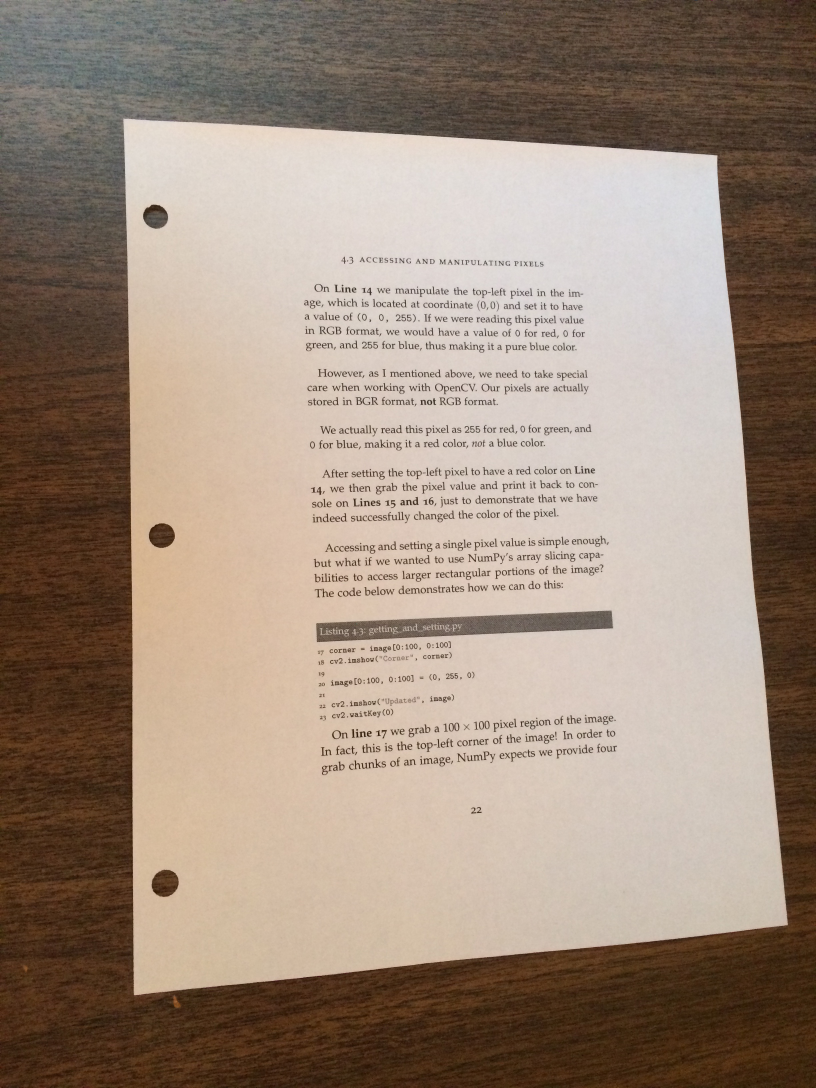
#> input picture tesseract/python/document-scanner/images/page.jpg, 2448 x 3264 px (shown at 1/3 size)
$ python scan.py --image images/page.jpg   (older library calls are emulated)
#> lines starting #> are read from the running program, lines starting #| are printed output that depends on the picture; after the words box and inside, x2 and y2 are one past the last pixel; in counts of white or black regions, pixels touching at a corner belong together
### tesseract/python/document-scanner/pyimagesearch/transform.py
# import the necessary packages
import numpy as np
import cv2

def order_points(pts):
	# initialzie a list of coordinates that will be ordered
	# such that the first entry in the list is the top-left,
	# the second entry is the top-right, the third is the
	# bottom-right, and the fourth is the bottom-left
	rect = np.zeros((4, 2), dtype = "float32")

	# the top-left point will have the smallest sum, whereas
	# the bottom-right point will have the largest sum
	s = pts.sum(axis = 1)
	rect[0] = pts[np.argmin(s)]
	rect[2] = pts[np.argmax(s)]

	# now, compute the difference between the points, the
	# top-right point will have the smallest difference,
	# whereas the bottom-left will have the largest difference
	diff = np.diff(pts, axis = 1)
	rect[1] = pts[np.argmin(diff)]
	rect[3] = pts[np.argmax(diff)]

	# return the ordered coordinates
	return rect

def four_point_transform(image, pts):
	# obtain a consistent order of the points and unpack them
	# individually
	rect = order_points(pts)
	(tl, tr, br, bl) = rect

	# compute the width of the new image, which will be the
	# maximum distance between bottom-right and bottom-left
	# x-coordiates or the top-right and top-left x-coordinates
	widthA = np.sqrt(((br[0] - bl[0]) ** 2) + ((br[1] - bl[1]) ** 2))
	widthB = np.sqrt(((tr[0] - tl[0]) ** 2) + ((tr[1] - tl[1]) ** 2))
	maxWidth = max(int(widthA), int(widthB))

	# compute the height of the new image, which will be the
	# maximum distance between the top-right and bottom-right
	# y-coordinates or the top-left and bottom-left y-coordinates
	heightA = np.sqrt(((tr[0] - br[0]) ** 2) + ((tr[1] - br[1]) ** 2))
	heightB = np.sqrt(((tl[0] - bl[0]) ** 2) + ((tl[1] - bl[1]) ** 2))
	maxHeight = max(int(heightA), int(heightB))

	# now that we have the dimensions of the new image, construct
	# the set of destination points to obtain a "birds eye view",
	# (i.e. top-down view) of the image, again specifying points
	# in the top-left, top-right, bottom-right, and bottom-left
	# order
	dst = np.array([
		[0, 0],
		[maxWidth - 1, 0],
		[maxWidth - 1, maxHeight - 1],
		[0, maxHeight - 1]], dtype = "float32")

	# compute the perspective transform matrix and then apply it
	M = cv2.getPerspectiveTransform(rect, dst)
	warped = cv2.warpPerspective(image, M, (maxWidth, maxHeight))

	# return the warped image
	return warped

### tesseract/python/document-scanner/scan.py
# USAGE
# python scan.py --image images/page.jpg

# import the necessary packages
from pyimagesearch.transform import four_point_transform
from pyimagesearch import imutils
from skimage.filters import threshold_local
import imutils
# import numpy as np
import argparse
import cv2

# construct the argument parser and parse the arguments
ap = argparse.ArgumentParser()
ap.add_argument("-i", "--image", required = True,
	help = "Path to the image to be scanned")
args = vars(ap.parse_args())

# load the image and compute the ratio of the old height
# to the new height, clone it, and resize it
image = cv2.imread(args["image"])
#> image is the input picture: shape (3264, 2448, 3); mean B, G, R 123.7, 138.6, 156.7
ratio = image.shape[0] / 500.0
#> ratio = 6.53
orig = image.copy()
image = imutils.resize(image, height = 500)
#> image: shape (500, 375, 3)

# convert the image to grayscale, blur it, and find edges
# in the image
gray = cv2.cvtColor(image, cv2.COLOR_BGR2GRAY)
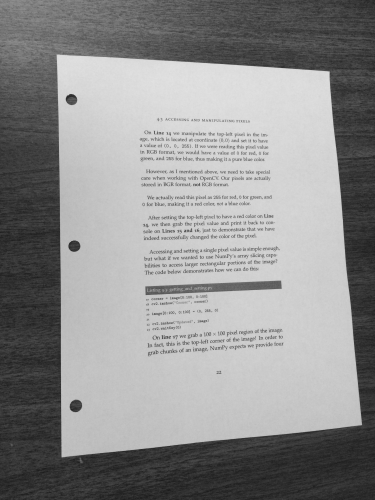
#> gray: shape (500, 375); min 28, max 225, mean 142.4
gray = cv2.GaussianBlur(gray, (5, 5), 0)
edged = cv2.Canny(gray, 75, 200)
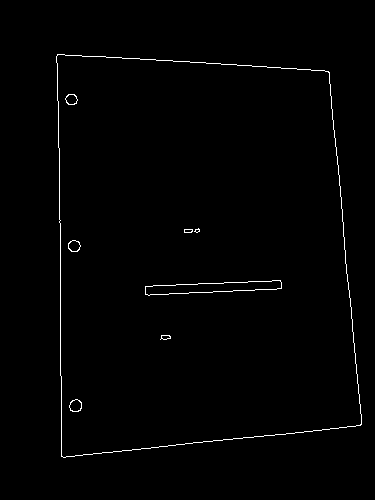
#> edged: shape (500, 375); 0.96% white in thin lines or dots, all inside (x1, y1, x2, y2) = (56, 54, 362, 458)

# show the original image and the edge detected image
# print "STEP 1: Edge Detection"
cv2.imshow("1. Image", image)
cv2.imshow("2. Edged", edged)

# find the contours in the edged image, keeping only the
# largest ones, and initialize the screen contour
(_ ,cnts, _) = cv2.findContours(edged.copy(), cv2.RETR_LIST, cv2.CHAIN_APPROX_SIMPLE)
#> cnts = 16 contours, 2 with area under 20; largest, box (x1, y1, x2, y2) and area: (56, 54, 362, 458) 108281, (56, 54, 362, 458) 108277, (145, 280, 282, 296) 1154, (145, 280, 282, 296) 1152, (69, 399, 82, 412) 118
cnts = sorted(cnts, key = cv2.contourArea, reverse = True)[:5]
#> cnts = 5 contours; box (x1, y1, x2, y2) and area: (56, 54, 362, 458) 108281, (56, 54, 362, 458) 108277, (145, 280, 282, 296) 1154, (145, 280, 282, 296) 1152, (69, 399, 82, 412) 118

# loop over the contours
for c in cnts:
	# approximate the contour
	peri = cv2.arcLength(c, True)
	approx = cv2.approxPolyDP(c, 0.08 * peri, True)

	# if our approximated contour has four points, then we
	# can assume that we have found our screen
	if len(approx) == 4:
		screenCnt = approx
		break
#> this loop made 1 pass
#> (peri, screenCnt) on pass 1: (1364.1, [[57, 54], [61, 456], [360, 425], [329, 72]])

# show the contour (outline) of the piece of paper
cv2.drawContours(image, [screenCnt], -1, (0, 255, 0), 2)
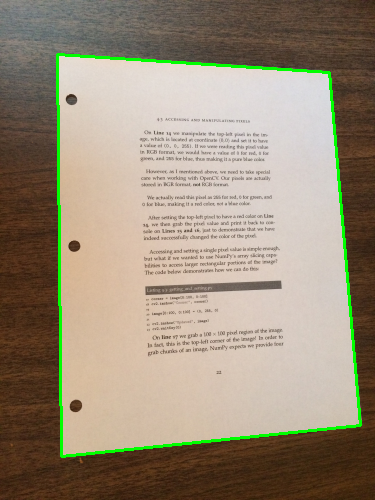
#> image: shape (500, 375, 3); mean B, G, R 121, 141.1, 153.3
cv2.imshow("3. Outline", image)

# apply the four point transform to obtain a top-down
# view of the original image
warped = four_point_transform(orig, screenCnt.reshape(4, 2) * ratio)
#> in order_points, `s = pts.sum(axis = 1)`: s = [724.6, 3375, 5124.5, 2617.7]
#> in order_points, `diff = np.diff(pts, axis = 1)`: diff = [-19.58, 2578.6, 424.3, -1677.7]
#> in four_point_transform, `rect = order_points(pts)`: rect = [[372.1, 352.5], [2147.7, 470], [2350.1, 2774.4], [398.2, 2976.8]]
#> in four_point_transform, `(tl, tr, br, bl) = rect`: tl = [372.1, 352.5]; tr = [2147.7, 470]; br = [2350.1, 2774.4]; bl = [398.2, 2976.8]
#> in four_point_transform, `widthA = np.sqrt(((br[0] - bl[0]) ** 2) + ((br[1] - bl[1]) ** 2))`: widthA = 1962.3
#> in four_point_transform, `widthB = np.sqrt(((tr[0] - tl[0]) ** 2) + ((tr[1] - tl[1]) ** 2))`: widthB = 1779.5
#> in four_point_transform, `maxWidth = max(int(widthA), int(widthB))`: maxWidth = 1962
#> in four_point_transform, `heightA = np.sqrt(((tr[0] - br[0]) ** 2) + ((tr[1] - br[1]) ** 2))`: heightA = 2313.3
#> in four_point_transform, `heightB = np.sqrt(((tl[0] - bl[0]) ** 2) + ((tl[1] - bl[1]) ** 2))`: heightB = 2624.4
#> in four_point_transform, `maxHeight = max(int(heightA), int(heightB))`: maxHeight = 2624
#> in four_point_transform, `dst = np.array([ [0, 0], [maxWidth - 1, 0], [maxWidth - 1, maxHeight -..`: dst = [[0, 0], [1961, 0], [1961, 2623], [0, 2623]]
#> in four_point_transform, `M = cv2.getPerspectiveTransform(rect, dst)`: M = [[0.969, -0.00964, -357.2], [-0.0732, 1.11, -362.5], [-6.7e-05, 4.44e-05, 1]]
#> in four_point_transform, `warped = cv2.warpPerspective(image, M, (maxWidth, maxHeight))`:
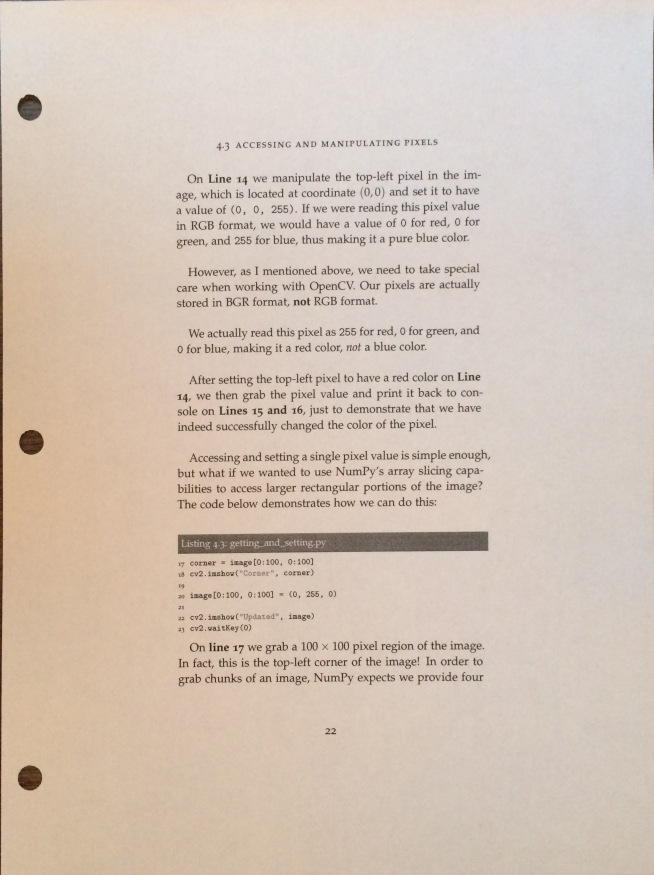
#> warped: shape (2624, 1962, 3) (shown at 1/3 size); mean B, G, R 183.8, 196.5, 211.6

# [12 lines of commented-out code are left out]

warped_gray = cv2.cvtColor(warped, cv2.COLOR_BGR2GRAY)
block_size = 35
warped = threshold_local(warped_gray, block_size, offset=10)
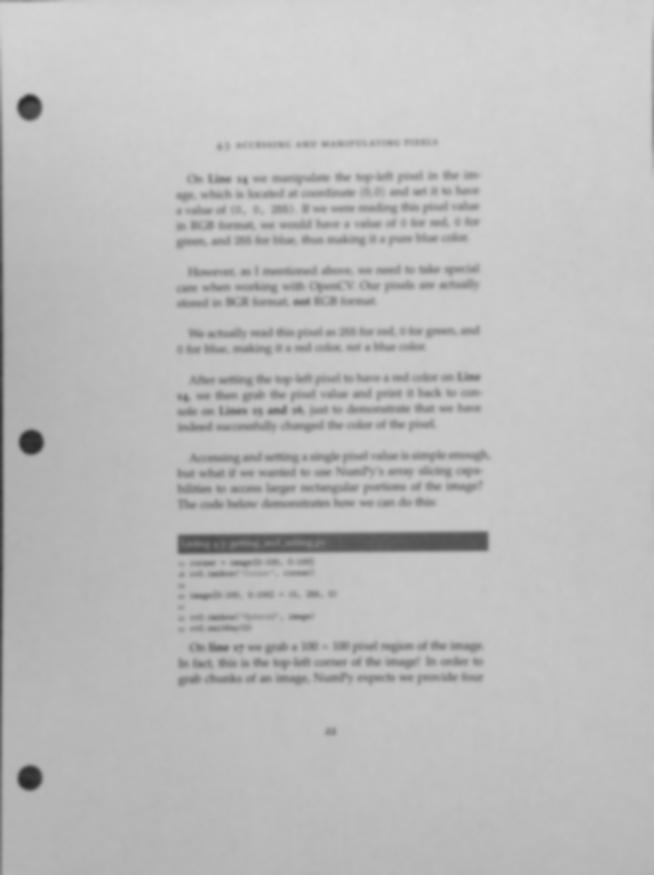
#> warped: shape (2624, 1962) float64 (shown at 1/3 size); min 39.22, max 214.1, mean 189.6
warped_adaptive = (warped_gray > warped).astype("uint8")*255
#> warped_adaptive: shape (2624, 1962); 96% white; 1567 black regions (449 under 20 px), largest, box (x1, y1, x2, y2) and area: (533, 1595, 1465, 1662) 16233, (0, 76, 9, 2624) 14846, (53, 283, 126, 362) 2024


cv2.imshow("Original", imutils.resize(orig, height=650))
cv2.imshow("Scanned", imutils.resize(warped_adaptive, height=650))
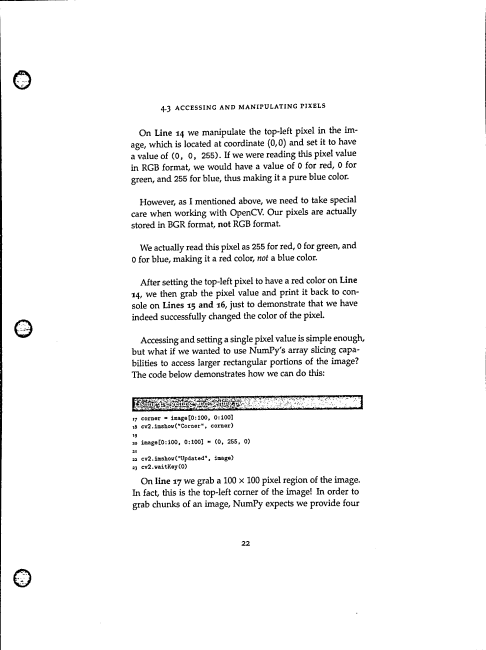
#> window 'Scanned': shape (650, 486); min 0, max 255, mean 244.9
# cv2.imwrite("final.png", warped_adaptive)


# Rotate because it's always facing right, but keep corners
rotated = imutils.rotate_bound(warped_adaptive, -90)
#> rotated: shape (1962, 2624); 96% white; 1550 black regions (434 under 20 px), largest, box (x1, y1, x2, y2) and area: (1595, 498, 1662, 1430) 16233, (150, 1954, 2624, 1962) 12369, (0, 0, 2624, 4) 3880
rotated = imutils.resize(rotated, height=650)
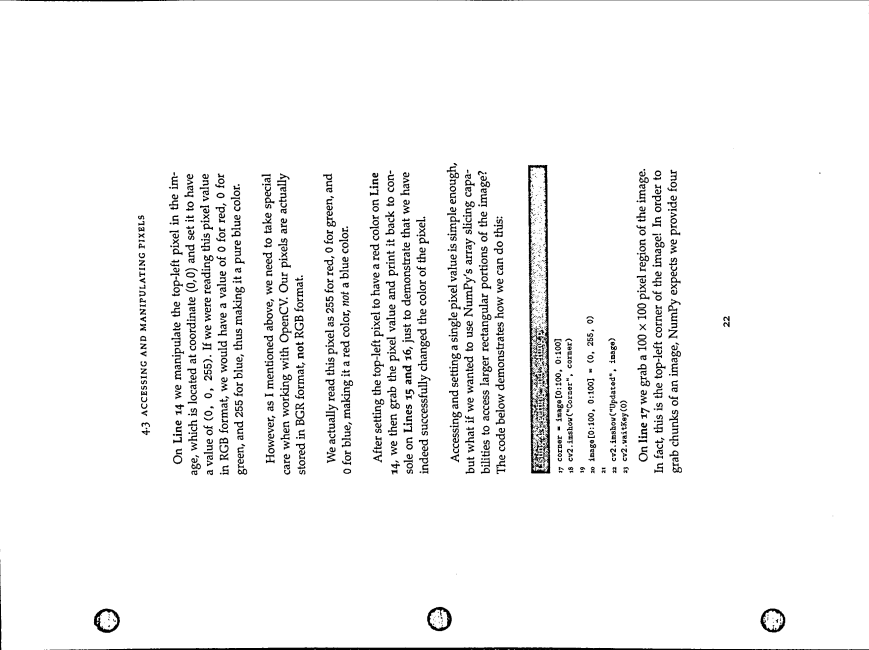
#> rotated: shape (650, 869); min 0, max 255, mean 244.9
cv2.imshow("Rotated (Correct)", rotated )
cv2.imwrite("final.png", rotated)

cv2.waitKey(0)
cv2.destroyAllWindows()
